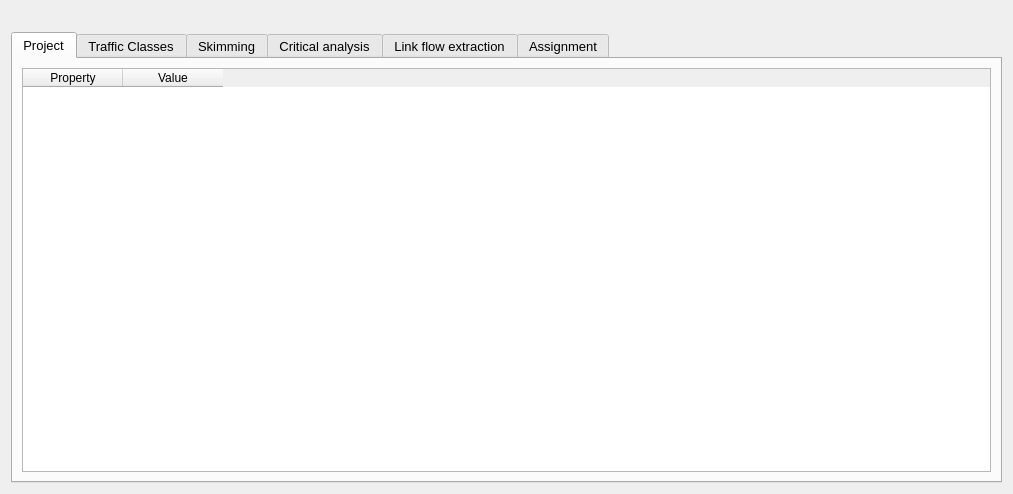
<?xml version="1.0" encoding="UTF-8"?>
<ui version="4.0">
 <class>traffic_assignment</class>
 <widget class="QDialog" name="traffic_assignment">
  <property name="windowModality">
   <enum>Qt::ApplicationModal</enum>
  </property>
  <property name="geometry">
   <rect>
    <x>0</x>
    <y>0</y>
    <width>1013</width>
    <height>494</height>
   </rect>
  </property>
  <property name="minimumSize">
   <size>
    <width>875</width>
    <height>0</height>
   </size>
  </property>
  <property name="font">
   <font>
    <pointsize>10</pointsize>
   </font>
  </property>
  <property name="windowTitle">
   <string>AequilibraE - Traffic Assignment toolbox</string>
  </property>
  <property name="modal">
   <bool>true</bool>
  </property>
  <layout class="QVBoxLayout" name="verticalLayout">
   <item>
    <widget class="QLabel" name="label_13">
     <property name="font">
      <font>
       <pointsize>10</pointsize>
      </font>
     </property>
     <property name="text">
      <string/>
     </property>
    </widget>
   </item>
   <item>
    <widget class="QTabWidget" name="tabWidget">
     <property name="enabled">
      <bool>true</bool>
     </property>
     <property name="sizePolicy">
      <sizepolicy hsizetype="Preferred" vsizetype="Preferred">
       <horstretch>0</horstretch>
       <verstretch>0</verstretch>
      </sizepolicy>
     </property>
     <property name="font">
      <font>
       <pointsize>10</pointsize>
      </font>
     </property>
     <property name="currentIndex">
      <number>0</number>
     </property>
     <widget class="QWidget" name="tab_2">
      <attribute name="title">
       <string>Project</string>
      </attribute>
      <layout class="QGridLayout" name="gridLayout_3">
       <item row="0" column="0" rowspan="2">
        <widget class="QTableWidget" name="tbl_project_properties">
         <property name="sizePolicy">
          <sizepolicy hsizetype="Preferred" vsizetype="Preferred">
           <horstretch>0</horstretch>
           <verstretch>0</verstretch>
          </sizepolicy>
         </property>
         <column>
          <property name="text">
           <string>Property</string>
          </property>
         </column>
         <column>
          <property name="text">
           <string>Value</string>
          </property>
         </column>
        </widget>
       </item>
      </layout>
     </widget>
     <widget class="QWidget" name="widget">
      <attribute name="title">
       <string>Traffic Classes</string>
      </attribute>
      <layout class="QGridLayout" name="gridLayout_10">
       <item row="0" column="2">
        <widget class="QLabel" name="lbl">
         <property name="sizePolicy">
          <sizepolicy hsizetype="Preferred" vsizetype="Preferred">
           <horstretch>0</horstretch>
           <verstretch>0</verstretch>
          </sizepolicy>
         </property>
         <property name="maximumSize">
          <size>
           <width>16777215</width>
           <height>35</height>
          </size>
         </property>
         <property name="font">
          <font>
           <pointsize>11</pointsize>
           <weight>75</weight>
           <bold>true</bold>
          </font>
         </property>
         <property name="text">
          <string>Traffic classes</string>
         </property>
         <property name="alignment">
          <set>Qt::AlignCenter</set>
         </property>
         <property name="wordWrap">
          <bool>true</bool>
         </property>
        </widget>
       </item>
       <item row="0" column="1">
        <widget class="QLabel" name="label_3">
         <property name="sizePolicy">
          <sizepolicy hsizetype="Preferred" vsizetype="Preferred">
           <horstretch>0</horstretch>
           <verstretch>0</verstretch>
          </sizepolicy>
         </property>
         <property name="maximumSize">
          <size>
           <width>16777215</width>
           <height>35</height>
          </size>
         </property>
         <property name="font">
          <font>
           <pointsize>11</pointsize>
           <weight>75</weight>
           <bold>true</bold>
          </font>
         </property>
         <property name="text">
          <string>Create traffic class</string>
         </property>
         <property name="alignment">
          <set>Qt::AlignCenter</set>
         </property>
        </widget>
       </item>
       <item row="1" column="1">
        <widget class="QComboBox" name="cob_matrices">
         <property name="sizePolicy">
          <sizepolicy hsizetype="Preferred" vsizetype="Preferred">
           <horstretch>0</horstretch>
           <verstretch>0</verstretch>
          </sizepolicy>
         </property>
        </widget>
       </item>
       <item row="1" column="2" rowspan="5">
        <widget class="QTableWidget" name="tbl_traffic_classes">
         <property name="sizePolicy">
          <sizepolicy hsizetype="Preferred" vsizetype="Preferred">
           <horstretch>0</horstretch>
           <verstretch>0</verstretch>
          </sizepolicy>
         </property>
         <property name="minimumSize">
          <size>
           <width>620</width>
           <height>0</height>
          </size>
         </property>
         <property name="accessibleName">
          <string>&lt;html&gt;&lt;head/&gt;&lt;body&gt;&lt;p&gt;xcxc&lt;/p&gt;&lt;/body&gt;&lt;/html&gt;</string>
         </property>
         <property name="selectionMode">
          <enum>QAbstractItemView::SingleSelection</enum>
         </property>
         <property name="selectionBehavior">
          <enum>QAbstractItemView::SelectRows</enum>
         </property>
         <property name="rowCount">
          <number>0</number>
         </property>
         <property name="columnCount">
          <number>6</number>
         </property>
         <attribute name="verticalHeaderDefaultSectionSize">
          <number>27</number>
         </attribute>
         <column>
          <property name="text">
           <string>Class name</string>
          </property>
         </column>
         <column>
          <property name="text">
           <string>Mode</string>
          </property>
         </column>
         <column>
          <property name="text">
           <string>User classes</string>
          </property>
         </column>
         <column>
          <property name="text">
           <string>Fixed cost</string>
          </property>
         </column>
         <column>
          <property name="text">
           <string>PCE</string>
          </property>
         </column>
         <column>
          <property name="text">
           <string>remove</string>
          </property>
         </column>
        </widget>
       </item>
       <item row="1" column="0">
        <widget class="QLabel" name="label">
         <property name="maximumSize">
          <size>
           <width>100</width>
           <height>16777215</height>
          </size>
         </property>
         <property name="text">
          <string>Matrix name</string>
         </property>
        </widget>
       </item>
       <item row="2" column="0" rowspan="2" colspan="2">
        <widget class="QTableView" name="tbl_core_list">
         <property name="sizePolicy">
          <sizepolicy hsizetype="Preferred" vsizetype="Preferred">
           <horstretch>0</horstretch>
           <verstretch>0</verstretch>
          </sizepolicy>
         </property>
        </widget>
       </item>
       <item row="4" column="0" colspan="2">
        <widget class="QGroupBox" name="groupBox_6">
         <property name="sizePolicy">
          <sizepolicy hsizetype="Preferred" vsizetype="Preferred">
           <horstretch>0</horstretch>
           <verstretch>0</verstretch>
          </sizepolicy>
         </property>
         <property name="title">
          <string/>
         </property>
         <layout class="QGridLayout" name="gridLayout_9">
          <item row="5" column="0" colspan="2">
           <widget class="QCheckBox" name="chb_chosen_links">
            <property name="sizePolicy">
             <sizepolicy hsizetype="Preferred" vsizetype="Preferred">
              <horstretch>0</horstretch>
              <verstretch>0</verstretch>
             </sizepolicy>
            </property>
            <property name="text">
             <string>Remove selected links from the graph</string>
            </property>
           </widget>
          </item>
          <item row="0" column="1">
           <widget class="QComboBox" name="cob_mode_for_class">
            <property name="sizePolicy">
             <sizepolicy hsizetype="Preferred" vsizetype="Preferred">
              <horstretch>0</horstretch>
              <verstretch>0</verstretch>
             </sizepolicy>
            </property>
           </widget>
          </item>
          <item row="1" column="1">
           <widget class="QLineEdit" name="ln_class_name"/>
          </item>
          <item row="2" column="0">
           <widget class="QLabel" name="label_2">
            <property name="sizePolicy">
             <sizepolicy hsizetype="Preferred" vsizetype="Preferred">
              <horstretch>0</horstretch>
              <verstretch>0</verstretch>
             </sizepolicy>
            </property>
            <property name="text">
             <string>Passenger Vehicle Equivalent</string>
            </property>
           </widget>
          </item>
          <item row="4" column="0" colspan="2">
           <widget class="QCheckBox" name="chb_check_centroids">
            <property name="text">
             <string>Block flows through centroids</string>
            </property>
            <property name="checked">
             <bool>true</bool>
            </property>
           </widget>
          </item>
          <item row="2" column="1">
           <widget class="QDoubleSpinBox" name="pce_setter">
            <property name="sizePolicy">
             <sizepolicy hsizetype="Preferred" vsizetype="Preferred">
              <horstretch>0</horstretch>
              <verstretch>0</verstretch>
             </sizepolicy>
            </property>
            <property name="maximumSize">
             <size>
              <width>80</width>
              <height>16777215</height>
             </size>
            </property>
            <property name="decimals">
             <number>4</number>
            </property>
            <property name="minimum">
             <double>0.010000000000000</double>
            </property>
            <property name="maximum">
             <double>1000000.000000000000000</double>
            </property>
            <property name="singleStep">
             <double>0.100000000000000</double>
            </property>
            <property name="value">
             <double>1.000000000000000</double>
            </property>
           </widget>
          </item>
          <item row="0" column="0">
           <widget class="QLabel" name="label_8">
            <property name="sizePolicy">
             <sizepolicy hsizetype="Preferred" vsizetype="Preferred">
              <horstretch>0</horstretch>
              <verstretch>0</verstretch>
             </sizepolicy>
            </property>
            <property name="text">
             <string>Network Mode</string>
            </property>
           </widget>
          </item>
          <item row="1" column="0">
           <widget class="QLabel" name="label_14">
            <property name="sizePolicy">
             <sizepolicy hsizetype="Preferred" vsizetype="Preferred">
              <horstretch>0</horstretch>
              <verstretch>0</verstretch>
             </sizepolicy>
            </property>
            <property name="text">
             <string>Assignment class name</string>
            </property>
           </widget>
          </item>
          <item row="9" column="0">
           <widget class="QLabel" name="lbl_vot">
            <property name="sizePolicy">
             <sizepolicy hsizetype="Preferred" vsizetype="Preferred">
              <horstretch>0</horstretch>
              <verstretch>0</verstretch>
             </sizepolicy>
            </property>
            <property name="text">
             <string>Value of Time</string>
            </property>
           </widget>
          </item>
          <item row="7" column="0">
           <widget class="QCheckBox" name="chb_fixed_cost">
            <property name="sizePolicy">
             <sizepolicy hsizetype="Preferred" vsizetype="Preferred">
              <horstretch>0</horstretch>
              <verstretch>0</verstretch>
             </sizepolicy>
            </property>
            <property name="maximumSize">
             <size>
              <width>199999</width>
              <height>16777215</height>
             </size>
            </property>
            <property name="text">
             <string>Include fixed cost</string>
            </property>
           </widget>
          </item>
          <item row="9" column="1">
           <widget class="QDoubleSpinBox" name="vot_setter">
            <property name="sizePolicy">
             <sizepolicy hsizetype="Preferred" vsizetype="Preferred">
              <horstretch>0</horstretch>
              <verstretch>0</verstretch>
             </sizepolicy>
            </property>
            <property name="maximumSize">
             <size>
              <width>80</width>
              <height>16777215</height>
             </size>
            </property>
            <property name="decimals">
             <number>4</number>
            </property>
            <property name="maximum">
             <double>1000000.000000000000000</double>
            </property>
            <property name="singleStep">
             <double>0.100000000000000</double>
            </property>
            <property name="value">
             <double>1.000000000000000</double>
            </property>
           </widget>
          </item>
          <item row="7" column="1">
           <widget class="QComboBox" name="cob_fixed_cost">
            <property name="sizePolicy">
             <sizepolicy hsizetype="Preferred" vsizetype="Preferred">
              <horstretch>0</horstretch>
              <verstretch>0</verstretch>
             </sizepolicy>
            </property>
            <property name="font">
             <font>
              <pointsize>10</pointsize>
             </font>
            </property>
           </widget>
          </item>
         </layout>
        </widget>
       </item>
       <item row="5" column="0" colspan="2">
        <widget class="QPushButton" name="but_add_class">
         <property name="sizePolicy">
          <sizepolicy hsizetype="Preferred" vsizetype="Preferred">
           <horstretch>0</horstretch>
           <verstretch>0</verstretch>
          </sizepolicy>
         </property>
         <property name="text">
          <string>Add Traffic class to assignment</string>
         </property>
        </widget>
       </item>
      </layout>
     </widget>
     <widget class="QWidget" name="tab_4">
      <attribute name="title">
       <string>Skimming</string>
      </attribute>
      <layout class="QGridLayout" name="gridLayout_8">
       <item row="0" column="0">
        <widget class="QGroupBox" name="groupBox_4">
         <property name="sizePolicy">
          <sizepolicy hsizetype="Preferred" vsizetype="Preferred">
           <horstretch>0</horstretch>
           <verstretch>0</verstretch>
          </sizepolicy>
         </property>
         <property name="maximumSize">
          <size>
           <width>16777215</width>
           <height>60</height>
          </size>
         </property>
         <property name="font">
          <font>
           <pointsize>10</pointsize>
          </font>
         </property>
         <property name="title">
          <string/>
         </property>
         <layout class="QGridLayout" name="gridLayout">
          <item row="0" column="2">
           <spacer name="horizontalSpacer">
            <property name="sizePolicy">
             <sizepolicy hsizetype="Minimum" vsizetype="Minimum">
              <horstretch>0</horstretch>
              <verstretch>0</verstretch>
             </sizepolicy>
            </property>
            <property name="orientation">
             <enum>Qt::Horizontal</enum>
            </property>
            <property name="sizeHint" stdset="0">
             <size>
              <width>40</width>
              <height>20</height>
             </size>
            </property>
           </spacer>
          </item>
          <item row="0" column="3">
           <widget class="QLabel" name="label_9">
            <property name="sizePolicy">
             <sizepolicy hsizetype="Preferred" vsizetype="Preferred">
              <horstretch>0</horstretch>
              <verstretch>0</verstretch>
             </sizepolicy>
            </property>
            <property name="text">
             <string>Class</string>
            </property>
           </widget>
          </item>
          <item row="0" column="1">
           <widget class="QComboBox" name="cob_skims_available">
            <property name="sizePolicy">
             <sizepolicy hsizetype="Preferred" vsizetype="Preferred">
              <horstretch>0</horstretch>
              <verstretch>0</verstretch>
             </sizepolicy>
            </property>
            <property name="minimumSize">
             <size>
              <width>250</width>
              <height>0</height>
             </size>
            </property>
           </widget>
          </item>
          <item row="0" column="4">
           <widget class="QComboBox" name="cob_skim_class">
            <property name="sizePolicy">
             <sizepolicy hsizetype="Preferred" vsizetype="Preferred">
              <horstretch>0</horstretch>
              <verstretch>0</verstretch>
             </sizepolicy>
            </property>
            <property name="minimumSize">
             <size>
              <width>230</width>
              <height>0</height>
             </size>
            </property>
           </widget>
          </item>
          <item row="0" column="0">
           <widget class="QLabel" name="label_7">
            <property name="sizePolicy">
             <sizepolicy hsizetype="Preferred" vsizetype="Preferred">
              <horstretch>0</horstretch>
              <verstretch>0</verstretch>
             </sizepolicy>
            </property>
            <property name="text">
             <string>Field to skim</string>
            </property>
           </widget>
          </item>
          <item row="0" column="6">
           <widget class="QPushButton" name="but_add_skim">
            <property name="enabled">
             <bool>false</bool>
            </property>
            <property name="sizePolicy">
             <sizepolicy hsizetype="Preferred" vsizetype="Preferred">
              <horstretch>0</horstretch>
              <verstretch>0</verstretch>
             </sizepolicy>
            </property>
            <property name="minimumSize">
             <size>
              <width>100</width>
              <height>0</height>
             </size>
            </property>
            <property name="text">
             <string>Add skim</string>
            </property>
           </widget>
          </item>
          <item row="0" column="5">
           <spacer name="horizontalSpacer_2">
            <property name="sizePolicy">
             <sizepolicy hsizetype="Minimum" vsizetype="Minimum">
              <horstretch>0</horstretch>
              <verstretch>0</verstretch>
             </sizepolicy>
            </property>
            <property name="orientation">
             <enum>Qt::Horizontal</enum>
            </property>
            <property name="sizeHint" stdset="0">
             <size>
              <width>40</width>
              <height>20</height>
             </size>
            </property>
           </spacer>
          </item>
         </layout>
        </widget>
       </item>
       <item row="1" column="0">
        <widget class="QTableWidget" name="skim_list_table">
         <property name="sizePolicy">
          <sizepolicy hsizetype="Preferred" vsizetype="Preferred">
           <horstretch>0</horstretch>
           <verstretch>0</verstretch>
          </sizepolicy>
         </property>
         <property name="accessibleName">
          <string>&lt;html&gt;&lt;head/&gt;&lt;body&gt;&lt;p&gt;xcxc&lt;/p&gt;&lt;/body&gt;&lt;/html&gt;</string>
         </property>
         <property name="selectionMode">
          <enum>QAbstractItemView::SingleSelection</enum>
         </property>
         <property name="selectionBehavior">
          <enum>QAbstractItemView::SelectRows</enum>
         </property>
         <property name="rowCount">
          <number>0</number>
         </property>
         <property name="columnCount">
          <number>4</number>
         </property>
         <attribute name="verticalHeaderDefaultSectionSize">
          <number>27</number>
         </attribute>
         <column>
          <property name="text">
           <string>Traffic class</string>
          </property>
          <property name="font">
           <font>
            <pointsize>9</pointsize>
           </font>
          </property>
         </column>
         <column>
          <property name="text">
           <string>Field</string>
          </property>
          <property name="font">
           <font>
            <pointsize>9</pointsize>
           </font>
          </property>
         </column>
         <column>
          <property name="text">
           <string>Last iteration</string>
          </property>
          <property name="font">
           <font>
            <pointsize>9</pointsize>
           </font>
          </property>
          <property name="textAlignment">
           <set>AlignCenter</set>
          </property>
         </column>
         <column>
          <property name="text">
           <string>Blended</string>
          </property>
          <property name="font">
           <font>
            <pointsize>9</pointsize>
           </font>
          </property>
          <property name="textAlignment">
           <set>AlignCenter</set>
          </property>
         </column>
        </widget>
       </item>
      </layout>
     </widget>
     <widget class="QWidget" name="tab_3">
      <attribute name="title">
       <string>Critical analysis</string>
      </attribute>
      <layout class="QGridLayout" name="gridLayout_6">
       <item row="0" column="0">
        <widget class="QCheckBox" name="do_select_link">
         <property name="enabled">
          <bool>true</bool>
         </property>
         <property name="minimumSize">
          <size>
           <width>0</width>
           <height>30</height>
          </size>
         </property>
         <property name="text">
          <string>Select link analysis</string>
         </property>
        </widget>
       </item>
       <item row="0" column="1">
        <widget class="QPushButton" name="but_build_query">
         <property name="enabled">
          <bool>true</bool>
         </property>
         <property name="minimumSize">
          <size>
           <width>0</width>
           <height>30</height>
          </size>
         </property>
         <property name="maximumSize">
          <size>
           <width>81</width>
           <height>16777215</height>
          </size>
         </property>
         <property name="text">
          <string>Build Query</string>
         </property>
        </widget>
       </item>
       <item row="1" column="0" colspan="2">
        <widget class="QTableWidget" name="select_link_list">
         <property name="enabled">
          <bool>true</bool>
         </property>
         <property name="accessibleName">
          <string>&lt;html&gt;&lt;head/&gt;&lt;body&gt;&lt;p&gt;xcxc&lt;/p&gt;&lt;/body&gt;&lt;/html&gt;</string>
         </property>
         <property name="selectionMode">
          <enum>QAbstractItemView::SingleSelection</enum>
         </property>
         <property name="selectionBehavior">
          <enum>QAbstractItemView::SelectRows</enum>
         </property>
         <property name="rowCount">
          <number>0</number>
         </property>
         <property name="columnCount">
          <number>4</number>
         </property>
         <attribute name="verticalHeaderDefaultSectionSize">
          <number>27</number>
         </attribute>
         <column>
          <property name="text">
           <string>Links</string>
          </property>
         </column>
         <column>
          <property name="text">
           <string>Type</string>
          </property>
         </column>
         <column>
          <property name="text">
           <string>Query name</string>
          </property>
         </column>
         <column>
          <property name="text">
           <string>Del</string>
          </property>
         </column>
        </widget>
       </item>
      </layout>
     </widget>
     <widget class="QWidget" name="tab_5">
      <attribute name="title">
       <string>Link flow extraction</string>
      </attribute>
      <layout class="QGridLayout" name="gridLayout_7">
       <item row="0" column="0">
        <widget class="QCheckBox" name="do_extract_link_flows">
         <property name="enabled">
          <bool>true</bool>
         </property>
         <property name="text">
          <string>Perform link flow extraction</string>
         </property>
        </widget>
       </item>
       <item row="0" column="1">
        <widget class="QPushButton" name="but_build_query_extract">
         <property name="enabled">
          <bool>true</bool>
         </property>
         <property name="minimumSize">
          <size>
           <width>0</width>
           <height>30</height>
          </size>
         </property>
         <property name="maximumSize">
          <size>
           <width>81</width>
           <height>16777215</height>
          </size>
         </property>
         <property name="text">
          <string>Build Query</string>
         </property>
        </widget>
       </item>
       <item row="1" column="0" colspan="2">
        <widget class="QTableWidget" name="list_link_extraction">
         <property name="enabled">
          <bool>true</bool>
         </property>
         <property name="accessibleName">
          <string>&lt;html&gt;&lt;head/&gt;&lt;body&gt;&lt;p&gt;xcxc&lt;/p&gt;&lt;/body&gt;&lt;/html&gt;</string>
         </property>
         <property name="selectionMode">
          <enum>QAbstractItemView::SingleSelection</enum>
         </property>
         <property name="selectionBehavior">
          <enum>QAbstractItemView::SelectRows</enum>
         </property>
         <property name="rowCount">
          <number>0</number>
         </property>
         <property name="columnCount">
          <number>4</number>
         </property>
         <attribute name="verticalHeaderDefaultSectionSize">
          <number>27</number>
         </attribute>
         <column>
          <property name="text">
           <string>Links</string>
          </property>
         </column>
         <column>
          <property name="text">
           <string>Type</string>
          </property>
         </column>
         <column>
          <property name="text">
           <string>Query name</string>
          </property>
         </column>
         <column>
          <property name="text">
           <string>Del</string>
          </property>
         </column>
        </widget>
       </item>
      </layout>
     </widget>
     <widget class="QWidget" name="tab">
      <attribute name="title">
       <string>Assignment</string>
      </attribute>
      <layout class="QGridLayout" name="gridLayout_2">
       <item row="4" column="2" colspan="2">
        <widget class="QLabel" name="progress_label0">
         <property name="font">
          <font>
           <pointsize>9</pointsize>
          </font>
         </property>
         <property name="text">
          <string>Status Message 0</string>
         </property>
        </widget>
       </item>
       <item row="3" column="0" colspan="3">
        <widget class="QPushButton" name="do_assignment">
         <property name="text">
          <string>ASSIGN</string>
         </property>
        </widget>
       </item>
       <item row="4" column="0" colspan="2">
        <widget class="QProgressBar" name="progressbar0">
         <property name="enabled">
          <bool>true</bool>
         </property>
         <property name="palette">
          <palette>
           <active>
            <colorrole role="Highlight">
             <brush brushstyle="SolidPattern">
              <color alpha="255">
               <red>0</red>
               <green>170</green>
               <blue>0</blue>
              </color>
             </brush>
            </colorrole>
           </active>
           <inactive>
            <colorrole role="Highlight">
             <brush brushstyle="SolidPattern">
              <color alpha="255">
               <red>240</red>
               <green>240</green>
               <blue>240</blue>
              </color>
             </brush>
            </colorrole>
           </inactive>
           <disabled>
            <colorrole role="Highlight">
             <brush brushstyle="SolidPattern">
              <color alpha="255">
               <red>51</red>
               <green>153</green>
               <blue>255</blue>
              </color>
             </brush>
            </colorrole>
           </disabled>
          </palette>
         </property>
         <property name="value">
          <number>0</number>
         </property>
         <property name="textVisible">
          <bool>true</bool>
         </property>
        </widget>
       </item>
       <item row="3" column="3">
        <widget class="QPushButton" name="cancel_all">
         <property name="text">
          <string>CANCEL</string>
         </property>
        </widget>
       </item>
       <item row="5" column="0" colspan="2">
        <widget class="QProgressBar" name="progressbar1">
         <property name="enabled">
          <bool>true</bool>
         </property>
         <property name="palette">
          <palette>
           <active>
            <colorrole role="Highlight">
             <brush brushstyle="SolidPattern">
              <color alpha="255">
               <red>0</red>
               <green>170</green>
               <blue>0</blue>
              </color>
             </brush>
            </colorrole>
           </active>
           <inactive>
            <colorrole role="Highlight">
             <brush brushstyle="SolidPattern">
              <color alpha="255">
               <red>240</red>
               <green>240</green>
               <blue>240</blue>
              </color>
             </brush>
            </colorrole>
           </inactive>
           <disabled>
            <colorrole role="Highlight">
             <brush brushstyle="SolidPattern">
              <color alpha="255">
               <red>51</red>
               <green>153</green>
               <blue>255</blue>
              </color>
             </brush>
            </colorrole>
           </disabled>
          </palette>
         </property>
         <property name="value">
          <number>0</number>
         </property>
         <property name="textVisible">
          <bool>true</bool>
         </property>
        </widget>
       </item>
       <item row="5" column="2" colspan="2">
        <widget class="QLabel" name="progress_label1">
         <property name="font">
          <font>
           <pointsize>9</pointsize>
          </font>
         </property>
         <property name="text">
          <string>Status Message 0</string>
         </property>
        </widget>
       </item>
       <item row="0" column="0">
        <widget class="QGroupBox" name="groupBox_3">
         <property name="minimumSize">
          <size>
           <width>270</width>
           <height>0</height>
          </size>
         </property>
         <property name="maximumSize">
          <size>
           <width>440</width>
           <height>16777215</height>
          </size>
         </property>
         <property name="title">
          <string>Algorithm</string>
         </property>
         <layout class="QGridLayout" name="gridLayout_4">
          <item row="0" column="0" colspan="6">
           <widget class="QComboBox" name="cb_choose_algorithm">
            <property name="minimumSize">
             <size>
              <width>240</width>
              <height>0</height>
             </size>
            </property>
            <property name="maxVisibleItems">
             <number>10</number>
            </property>
           </widget>
          </item>
          <item row="2" column="2">
           <spacer name="horizontalSpacer_5">
            <property name="orientation">
             <enum>Qt::Horizontal</enum>
            </property>
            <property name="sizeHint" stdset="0">
             <size>
              <width>40</width>
              <height>20</height>
             </size>
            </property>
           </spacer>
          </item>
          <item row="2" column="0">
           <widget class="QLabel" name="label_10">
            <property name="text">
             <string>Relative Gap</string>
            </property>
           </widget>
          </item>
          <item row="2" column="3">
           <widget class="QLabel" name="label_11">
            <property name="text">
             <string>Maximum Iterations</string>
            </property>
           </widget>
          </item>
          <item row="2" column="5">
           <widget class="QLineEdit" name="max_iter">
            <property name="maximumSize">
             <size>
              <width>80</width>
              <height>16777215</height>
             </size>
            </property>
           </widget>
          </item>
          <item row="2" column="1">
           <widget class="QLineEdit" name="rel_gap">
            <property name="maximumSize">
             <size>
              <width>100</width>
              <height>16777215</height>
             </size>
            </property>
           </widget>
          </item>
         </layout>
        </widget>
       </item>
       <item row="1" column="0">
        <widget class="QGroupBox" name="groupBox_2">
         <property name="minimumSize">
          <size>
           <width>270</width>
           <height>0</height>
          </size>
         </property>
         <property name="title">
          <string>Network information</string>
         </property>
         <layout class="QGridLayout" name="gridLayout_12">
          <item row="1" column="0">
           <widget class="QLabel" name="label_5">
            <property name="font">
             <font>
              <pointsize>10</pointsize>
             </font>
            </property>
            <property name="text">
             <string>Free Flow Travel time</string>
            </property>
           </widget>
          </item>
          <item row="0" column="0">
           <widget class="QLabel" name="label_4">
            <property name="font">
             <font>
              <pointsize>10</pointsize>
             </font>
            </property>
            <property name="text">
             <string>Capacity</string>
            </property>
           </widget>
          </item>
          <item row="1" column="1" colspan="2">
           <widget class="QComboBox" name="cob_ffttime">
            <property name="sizePolicy">
             <sizepolicy hsizetype="Preferred" vsizetype="Preferred">
              <horstretch>0</horstretch>
              <verstretch>0</verstretch>
             </sizepolicy>
            </property>
            <property name="font">
             <font>
              <pointsize>10</pointsize>
             </font>
            </property>
           </widget>
          </item>
          <item row="0" column="1" colspan="2">
           <widget class="QComboBox" name="cob_capacity">
            <property name="sizePolicy">
             <sizepolicy hsizetype="Preferred" vsizetype="Preferred">
              <horstretch>0</horstretch>
              <verstretch>0</verstretch>
             </sizepolicy>
            </property>
            <property name="minimumSize">
             <size>
              <width>200</width>
              <height>0</height>
             </size>
            </property>
            <property name="font">
             <font>
              <pointsize>10</pointsize>
             </font>
            </property>
           </widget>
          </item>
         </layout>
        </widget>
       </item>
       <item row="2" column="0" colspan="4">
        <widget class="QGroupBox" name="groupBox">
         <property name="minimumSize">
          <size>
           <width>600</width>
           <height>0</height>
          </size>
         </property>
         <property name="acceptDrops">
          <bool>false</bool>
         </property>
         <property name="autoFillBackground">
          <bool>false</bool>
         </property>
         <property name="title">
          <string>Outputs</string>
         </property>
         <layout class="QGridLayout" name="gridLayout_11">
          <item row="2" column="0">
           <widget class="QCheckBox" name="do_path_file">
            <property name="enabled">
             <bool>false</bool>
            </property>
            <property name="text">
             <string>Save complete path file</string>
            </property>
           </widget>
          </item>
          <item row="0" column="0">
           <widget class="QLineEdit" name="output_scenario_name">
            <property name="text">
             <string/>
            </property>
            <property name="placeholderText">
             <string>Result_name</string>
            </property>
           </widget>
          </item>
         </layout>
        </widget>
       </item>
       <item row="0" column="1" rowspan="2" colspan="3">
        <widget class="QGroupBox" name="vdf_box">
         <property name="minimumSize">
          <size>
           <width>330</width>
           <height>0</height>
          </size>
         </property>
         <property name="title">
          <string>Volume-Delay function</string>
         </property>
         <layout class="QGridLayout" name="gridLayout_5">
          <item row="0" column="0">
           <widget class="QLabel" name="label_6">
            <property name="text">
             <string>Function</string>
            </property>
           </widget>
          </item>
          <item row="0" column="1">
           <widget class="QComboBox" name="cob_vdf">
            <property name="minimumSize">
             <size>
              <width>180</width>
              <height>0</height>
             </size>
            </property>
           </widget>
          </item>
          <item row="0" column="2">
           <spacer name="horizontalSpacer_3">
            <property name="orientation">
             <enum>Qt::Horizontal</enum>
            </property>
            <property name="sizeType">
             <enum>QSizePolicy::Maximum</enum>
            </property>
            <property name="sizeHint" stdset="0">
             <size>
              <width>72</width>
              <height>20</height>
             </size>
            </property>
           </spacer>
          </item>
          <item row="1" column="0" colspan="3">
           <widget class="QTableWidget" name="tbl_vdf_parameters">
            <property name="minimumSize">
             <size>
              <width>310</width>
              <height>140</height>
             </size>
            </property>
            <column>
             <property name="text">
              <string>Parameter</string>
             </property>
            </column>
            <column>
             <property name="text">
              <string>Value</string>
             </property>
            </column>
            <column>
             <property name="text">
              <string>Field</string>
             </property>
            </column>
           </widget>
          </item>
         </layout>
        </widget>
       </item>
      </layout>
     </widget>
    </widget>
   </item>
  </layout>
 </widget>
 <resources/>
 <connections/>
</ui>
